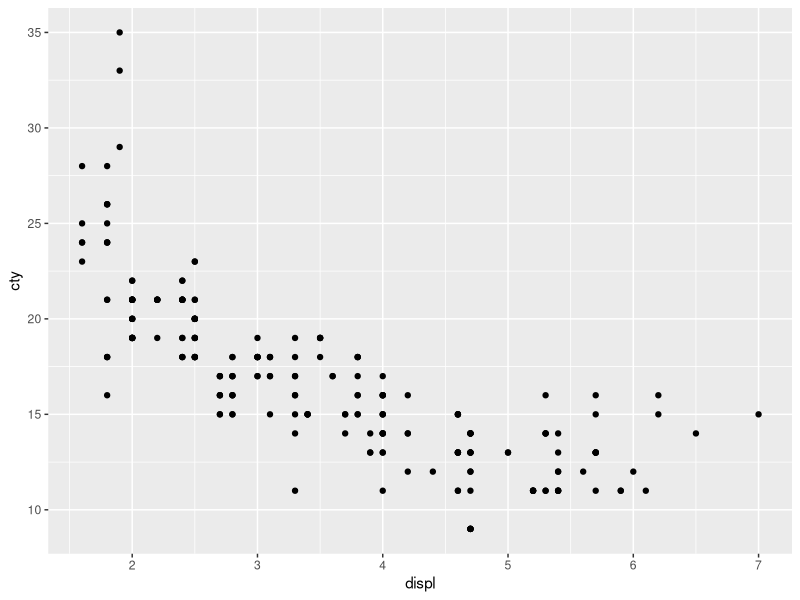
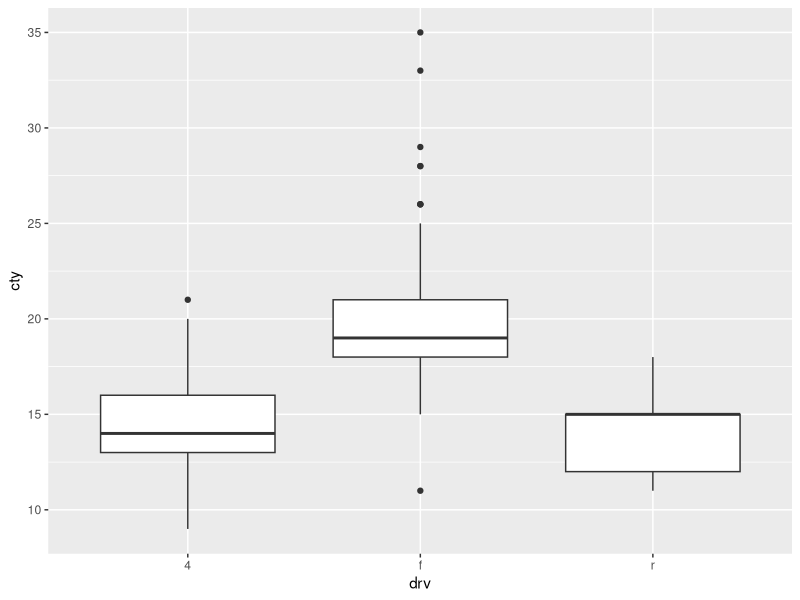
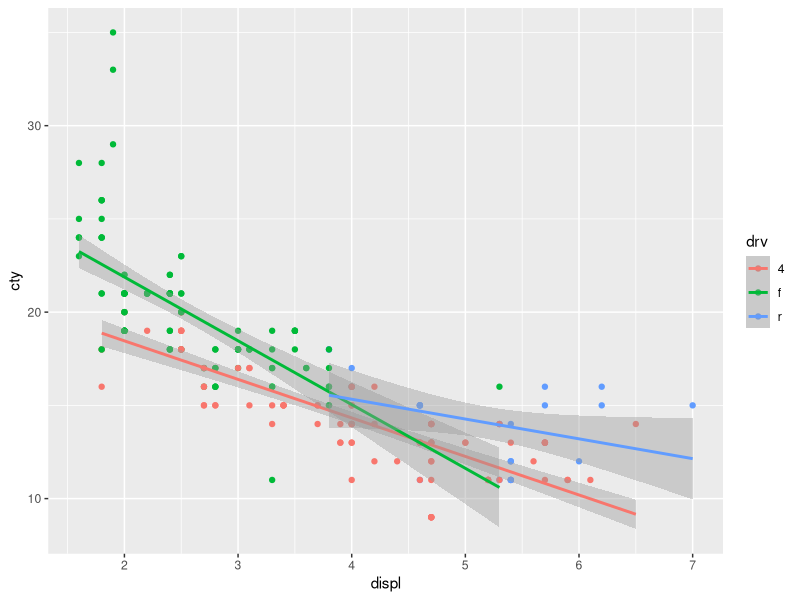

These charts were generated, in order, by the following R code: (Note: this script raises an error after producing the figures.)
library(tidyverse)
data(mpg)
######Task 1: Primary examination of the data
###use a scatter-plot to describe the relationship between Displacement and City Miles per Gallon
ggplot(mpg,aes(displ, cty)) +
  geom_point()
###Produce a side-by-side box plot of cty for each level of drv. 
ggplot(mpg,aes(x = drv, y = cty)) +
  geom_boxplot()
###Produce a scatter-plot of Displacement vs City miles per gallon with different colours and lines for each Drive (type).
ggplot(mpg,aes(displ, cty, col = drv)) +
  geom_point() +
  geom_smooth(method = "lm")

######Task 2: ANOVA
###model cty ~ drv, perform an ANOVA to test the hypothesis 
mpg_anova_lm <- lm(cty ~ drv, data = mpg)
anova(mpg_anova_lm)

#####Task 3: Identical regression lines
mpg1=select(mpg,drv, displ,cty)  
mpg1=group_by(mpg1,drv) 
mpg1=slice(mpg1,1) 
####write down the design matrix for the identical regression
library(modelr)
model_matrix(mpg1,cty ~ displ)
####Fit a linear model for cty vs displ with identical regression lines for drv
lm_identical <- lm(cty ~ displ, data = mpg)
summary(lm_identical)

#####Task 4: Parallel regression lines
##write down the design matrix for the identical regression
model_matrix(mpg1,cty ~ displ+drv)
##Fit a linear model for the parallel regression of City Miles per Gallon on Displacement and Drive (type),
lm_parallel <- lm(cty ~ displ + drv, data = mpg)
summary(lm_parallel)

#####Task 5:Separate regression lines
##write down the design matrix for the identical regression
model_matrix(mpg1,cty ~ displ*drv)
##Fit a linear model for the separate regression of City Miles per Gallon on Displacement and Drive,
lm_parallel <- lm(cty ~ displ * drv, data = mpg)
summary(lm_parallel)


#####Task 6: Model Selection
####Use AIC or BIC to decide on the most appropriate model. 
AIC(lm_identical, lm_parallel, lm_separate)
BIC(lm_identical, lm_parallel, lm_separate)

##Use your final model to predict the mean City Miles per Gallon for a four-wheel drive with a displacement of 4 litres.
predict(lm_separate,newdata=data.frame(drv="4",displ=4))
